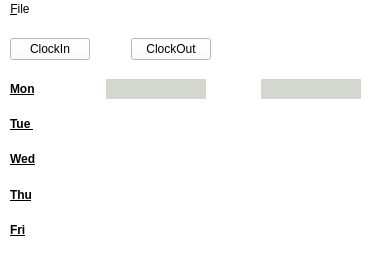
<?xml version="1.0" encoding="UTF-8"?>
<ui version="4.0">
 <class>MainWindow</class>
 <widget class="QMainWindow" name="MainWindow">
  <property name="geometry">
   <rect>
    <x>0</x>
    <y>0</y>
    <width>370</width>
    <height>270</height>
   </rect>
  </property>
  <property name="windowTitle">
   <string>MainWindow</string>
  </property>
  <property name="styleSheet">
   <string notr="true">background-color: rgb(255, 255, 255);</string>
  </property>
  <widget class="QWidget" name="centralwidget">
   <widget class="QWidget" name="horizontalLayoutWidget">
    <property name="geometry">
     <rect>
      <x>10</x>
      <y>10</y>
      <width>201</width>
      <height>41</height>
     </rect>
    </property>
    <layout class="QHBoxLayout" name="clockLayout">
     <item>
      <widget class="QPushButton" name="clockInButton">
       <property name="text">
        <string>ClockIn</string>
       </property>
      </widget>
     </item>
     <item>
      <spacer name="horizontalSpacer">
       <property name="orientation">
        <enum>Qt::Horizontal</enum>
       </property>
       <property name="sizeHint" stdset="0">
        <size>
         <width>40</width>
         <height>20</height>
        </size>
       </property>
      </spacer>
     </item>
     <item>
      <widget class="QPushButton" name="clockOutButton">
       <property name="text">
        <string>ClockOut</string>
       </property>
      </widget>
     </item>
    </layout>
   </widget>
   <widget class="QWidget" name="verticalLayoutWidget">
    <property name="geometry">
     <rect>
      <x>10</x>
      <y>60</y>
      <width>351</width>
      <height>161</height>
     </rect>
    </property>
    <layout class="QVBoxLayout" name="verticalLayout">
     <property name="sizeConstraint">
      <enum>QLayout::SetMinimumSize</enum>
     </property>
     <item>
      <layout class="QHBoxLayout" name="monLayout">
       <item>
        <widget class="QLabel" name="monLabel">
         <property name="minimumSize">
          <size>
           <width>40</width>
           <height>0</height>
          </size>
         </property>
         <property name="font">
          <font>
           <weight>75</weight>
           <bold>true</bold>
           <underline>true</underline>
          </font>
         </property>
         <property name="text">
          <string>Mon</string>
         </property>
        </widget>
       </item>
       <item>
        <spacer name="horizontalSpacer_2">
         <property name="orientation">
          <enum>Qt::Horizontal</enum>
         </property>
         <property name="sizeHint" stdset="0">
          <size>
           <width>40</width>
           <height>20</height>
          </size>
         </property>
        </spacer>
       </item>
       <item>
        <widget class="QLabel" name="monInLabel">
         <property name="minimumSize">
          <size>
           <width>100</width>
           <height>0</height>
          </size>
         </property>
         <property name="font">
          <font>
           <italic>true</italic>
          </font>
         </property>
         <property name="styleSheet">
          <string notr="true">background-color: rgb(211, 215, 207);</string>
         </property>
         <property name="text">
          <string/>
         </property>
         <property name="alignment">
          <set>Qt::AlignCenter</set>
         </property>
        </widget>
       </item>
       <item>
        <spacer name="horizontalSpacer_3">
         <property name="orientation">
          <enum>Qt::Horizontal</enum>
         </property>
         <property name="sizeHint" stdset="0">
          <size>
           <width>40</width>
           <height>20</height>
          </size>
         </property>
        </spacer>
       </item>
       <item>
        <widget class="QLabel" name="monOutLabel">
         <property name="minimumSize">
          <size>
           <width>100</width>
           <height>0</height>
          </size>
         </property>
         <property name="font">
          <font>
           <italic>true</italic>
          </font>
         </property>
         <property name="styleSheet">
          <string notr="true">background-color: rgb(211, 215, 207);</string>
         </property>
         <property name="text">
          <string/>
         </property>
         <property name="alignment">
          <set>Qt::AlignCenter</set>
         </property>
        </widget>
       </item>
      </layout>
     </item>
     <item>
      <spacer name="verticalSpacer">
       <property name="orientation">
        <enum>Qt::Vertical</enum>
       </property>
       <property name="sizeHint" stdset="0">
        <size>
         <width>20</width>
         <height>40</height>
        </size>
       </property>
      </spacer>
     </item>
     <item>
      <layout class="QHBoxLayout" name="tueLayout">
       <item>
        <widget class="QLabel" name="label_7">
         <property name="minimumSize">
          <size>
           <width>40</width>
           <height>0</height>
          </size>
         </property>
         <property name="font">
          <font>
           <weight>75</weight>
           <bold>true</bold>
           <underline>true</underline>
          </font>
         </property>
         <property name="text">
          <string>Tue </string>
         </property>
        </widget>
       </item>
       <item>
        <spacer name="horizontalSpacer_4">
         <property name="orientation">
          <enum>Qt::Horizontal</enum>
         </property>
         <property name="sizeHint" stdset="0">
          <size>
           <width>40</width>
           <height>20</height>
          </size>
         </property>
        </spacer>
       </item>
       <item>
        <widget class="QLabel" name="label_8">
         <property name="minimumSize">
          <size>
           <width>100</width>
           <height>0</height>
          </size>
         </property>
         <property name="font">
          <font>
           <italic>true</italic>
          </font>
         </property>
         <property name="styleSheet">
          <string notr="true">background-color: rgb(255, 255, 255);</string>
         </property>
         <property name="text">
          <string/>
         </property>
         <property name="alignment">
          <set>Qt::AlignCenter</set>
         </property>
        </widget>
       </item>
       <item>
        <spacer name="horizontalSpacer_5">
         <property name="orientation">
          <enum>Qt::Horizontal</enum>
         </property>
         <property name="sizeHint" stdset="0">
          <size>
           <width>40</width>
           <height>20</height>
          </size>
         </property>
        </spacer>
       </item>
       <item>
        <widget class="QLabel" name="label_9">
         <property name="minimumSize">
          <size>
           <width>100</width>
           <height>0</height>
          </size>
         </property>
         <property name="font">
          <font>
           <italic>true</italic>
          </font>
         </property>
         <property name="styleSheet">
          <string notr="true">background-color: rgb(255, 255, 255);</string>
         </property>
         <property name="text">
          <string/>
         </property>
         <property name="alignment">
          <set>Qt::AlignCenter</set>
         </property>
        </widget>
       </item>
      </layout>
     </item>
     <item>
      <spacer name="verticalSpacer_2">
       <property name="orientation">
        <enum>Qt::Vertical</enum>
       </property>
       <property name="sizeHint" stdset="0">
        <size>
         <width>20</width>
         <height>40</height>
        </size>
       </property>
      </spacer>
     </item>
     <item>
      <layout class="QHBoxLayout" name="wedLayout">
       <item>
        <widget class="QLabel" name="label_10">
         <property name="minimumSize">
          <size>
           <width>40</width>
           <height>0</height>
          </size>
         </property>
         <property name="font">
          <font>
           <weight>75</weight>
           <bold>true</bold>
           <underline>true</underline>
          </font>
         </property>
         <property name="text">
          <string>Wed</string>
         </property>
        </widget>
       </item>
       <item>
        <spacer name="horizontalSpacer_7">
         <property name="orientation">
          <enum>Qt::Horizontal</enum>
         </property>
         <property name="sizeHint" stdset="0">
          <size>
           <width>40</width>
           <height>20</height>
          </size>
         </property>
        </spacer>
       </item>
       <item>
        <widget class="QLabel" name="label_11">
         <property name="minimumSize">
          <size>
           <width>100</width>
           <height>0</height>
          </size>
         </property>
         <property name="font">
          <font>
           <italic>true</italic>
          </font>
         </property>
         <property name="styleSheet">
          <string notr="true">background-color: rgb(255, 255, 255);</string>
         </property>
         <property name="text">
          <string/>
         </property>
         <property name="alignment">
          <set>Qt::AlignCenter</set>
         </property>
        </widget>
       </item>
       <item>
        <spacer name="horizontalSpacer_6">
         <property name="orientation">
          <enum>Qt::Horizontal</enum>
         </property>
         <property name="sizeHint" stdset="0">
          <size>
           <width>40</width>
           <height>20</height>
          </size>
         </property>
        </spacer>
       </item>
       <item>
        <widget class="QLabel" name="label_12">
         <property name="minimumSize">
          <size>
           <width>100</width>
           <height>0</height>
          </size>
         </property>
         <property name="font">
          <font>
           <italic>true</italic>
          </font>
         </property>
         <property name="styleSheet">
          <string notr="true">background-color: rgb(255, 255, 255);</string>
         </property>
         <property name="text">
          <string/>
         </property>
         <property name="alignment">
          <set>Qt::AlignCenter</set>
         </property>
        </widget>
       </item>
      </layout>
     </item>
     <item>
      <spacer name="verticalSpacer_3">
       <property name="orientation">
        <enum>Qt::Vertical</enum>
       </property>
       <property name="sizeHint" stdset="0">
        <size>
         <width>20</width>
         <height>40</height>
        </size>
       </property>
      </spacer>
     </item>
     <item>
      <layout class="QHBoxLayout" name="thuLayout">
       <item>
        <widget class="QLabel" name="label_4">
         <property name="minimumSize">
          <size>
           <width>40</width>
           <height>0</height>
          </size>
         </property>
         <property name="font">
          <font>
           <weight>75</weight>
           <bold>true</bold>
           <underline>true</underline>
          </font>
         </property>
         <property name="text">
          <string>Thu</string>
         </property>
        </widget>
       </item>
       <item>
        <spacer name="horizontalSpacer_8">
         <property name="orientation">
          <enum>Qt::Horizontal</enum>
         </property>
         <property name="sizeHint" stdset="0">
          <size>
           <width>40</width>
           <height>20</height>
          </size>
         </property>
        </spacer>
       </item>
       <item>
        <widget class="QLabel" name="label_5">
         <property name="minimumSize">
          <size>
           <width>100</width>
           <height>0</height>
          </size>
         </property>
         <property name="font">
          <font>
           <italic>true</italic>
          </font>
         </property>
         <property name="styleSheet">
          <string notr="true">background-color: rgb(255, 255, 255);</string>
         </property>
         <property name="text">
          <string/>
         </property>
         <property name="alignment">
          <set>Qt::AlignCenter</set>
         </property>
        </widget>
       </item>
       <item>
        <spacer name="horizontalSpacer_9">
         <property name="orientation">
          <enum>Qt::Horizontal</enum>
         </property>
         <property name="sizeHint" stdset="0">
          <size>
           <width>40</width>
           <height>20</height>
          </size>
         </property>
        </spacer>
       </item>
       <item>
        <widget class="QLabel" name="label_6">
         <property name="minimumSize">
          <size>
           <width>100</width>
           <height>0</height>
          </size>
         </property>
         <property name="font">
          <font>
           <italic>true</italic>
          </font>
         </property>
         <property name="styleSheet">
          <string notr="true">background-color: rgb(255, 255, 255);</string>
         </property>
         <property name="text">
          <string/>
         </property>
         <property name="alignment">
          <set>Qt::AlignCenter</set>
         </property>
        </widget>
       </item>
      </layout>
     </item>
     <item>
      <spacer name="verticalSpacer_4">
       <property name="orientation">
        <enum>Qt::Vertical</enum>
       </property>
       <property name="sizeHint" stdset="0">
        <size>
         <width>20</width>
         <height>40</height>
        </size>
       </property>
      </spacer>
     </item>
     <item>
      <layout class="QHBoxLayout" name="friLayout">
       <item>
        <widget class="QLabel" name="label_13">
         <property name="minimumSize">
          <size>
           <width>40</width>
           <height>0</height>
          </size>
         </property>
         <property name="font">
          <font>
           <weight>75</weight>
           <bold>true</bold>
           <underline>true</underline>
          </font>
         </property>
         <property name="text">
          <string>Fri</string>
         </property>
        </widget>
       </item>
       <item>
        <spacer name="horizontalSpacer_10">
         <property name="orientation">
          <enum>Qt::Horizontal</enum>
         </property>
         <property name="sizeHint" stdset="0">
          <size>
           <width>40</width>
           <height>20</height>
          </size>
         </property>
        </spacer>
       </item>
       <item>
        <widget class="QLabel" name="label_14">
         <property name="minimumSize">
          <size>
           <width>100</width>
           <height>0</height>
          </size>
         </property>
         <property name="font">
          <font>
           <italic>true</italic>
          </font>
         </property>
         <property name="styleSheet">
          <string notr="true">background-color: rgb(255, 255, 255);</string>
         </property>
         <property name="text">
          <string/>
         </property>
         <property name="alignment">
          <set>Qt::AlignCenter</set>
         </property>
        </widget>
       </item>
       <item>
        <spacer name="horizontalSpacer_11">
         <property name="orientation">
          <enum>Qt::Horizontal</enum>
         </property>
         <property name="sizeHint" stdset="0">
          <size>
           <width>40</width>
           <height>20</height>
          </size>
         </property>
        </spacer>
       </item>
       <item>
        <widget class="QLabel" name="label_15">
         <property name="minimumSize">
          <size>
           <width>100</width>
           <height>0</height>
          </size>
         </property>
         <property name="font">
          <font>
           <italic>true</italic>
          </font>
         </property>
         <property name="styleSheet">
          <string notr="true">background-color: rgb(255, 255, 255);</string>
         </property>
         <property name="text">
          <string/>
         </property>
         <property name="alignment">
          <set>Qt::AlignCenter</set>
         </property>
        </widget>
       </item>
      </layout>
     </item>
    </layout>
   </widget>
  </widget>
  <widget class="QMenuBar" name="menubar">
   <property name="geometry">
    <rect>
     <x>0</x>
     <y>0</y>
     <width>370</width>
     <height>22</height>
    </rect>
   </property>
   <widget class="QMenu" name="menuFile">
    <property name="title">
     <string>&amp;File</string>
    </property>
    <addaction name="separator"/>
    <addaction name="actionQuit"/>
   </widget>
   <addaction name="menuFile"/>
  </widget>
  <widget class="QStatusBar" name="statusbar"/>
  <action name="actionQuit">
   <property name="text">
    <string>&amp;Quit</string>
   </property>
   <property name="shortcut">
    <string>Ctrl+Q</string>
   </property>
  </action>
 </widget>
 <resources/>
 <connections/>
</ui>
